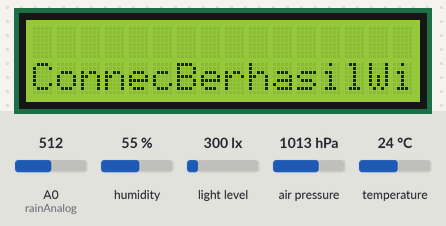
Bench run of a sketch on a simulated ESP8266 (NodeMCU). On the bench: 16×2 character LCD. Inputs (shaded band) come from the test bench; at power-on: humidity 55 %, air pressure 1013 hPa, A0 (rainAnalog) = 512, temperature 24 °C, light level 300 lx. WiFi joins after 1.5 s; servers stay silent unless stated; network time is answered at once with the bench clock; the local clock reads 2024-03-15 10:24:30 at power-on unless the sketch sets it; what the sketch prints to the serial monitor is not drawn.

Above: at 2.8 s.
2.9 s: humidity set to 22 %
At 12.3 s:
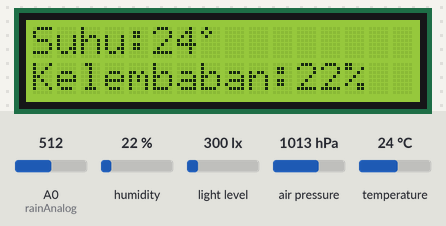
12.6 s: air pressure set to 952 hPa
At 21.4 s:
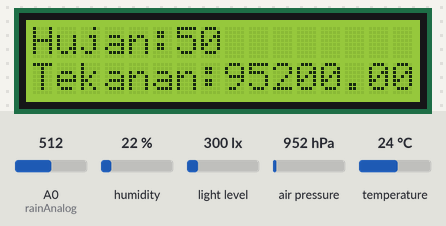
23.1 s: A0 (rainAnalog) set to 716
At 31.9 s:
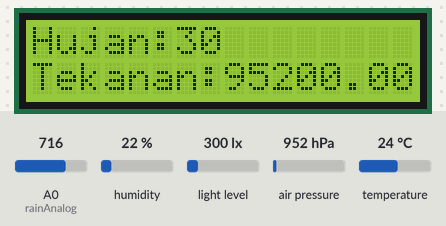
33.6 s: temperature set to 12 °C
At 42.9 s:
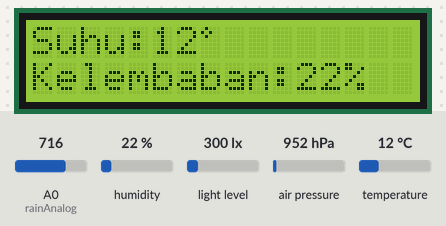
44.1 s: air pressure set to 975 hPa
At 52.9 s:
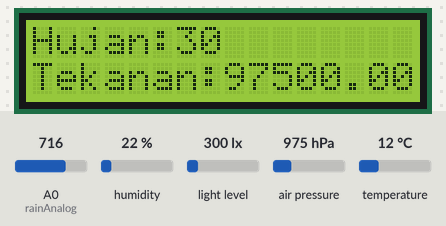
54.6 s: A0 (rainAnalog) set to 992
At 62.9 s:
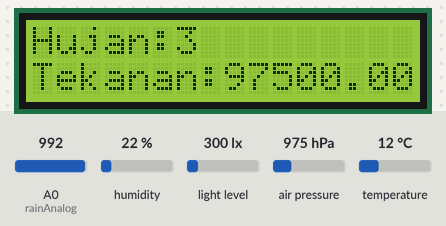
Timing chart, 0 to 64.4 s (numbered marks = the images above; inputs shaded):
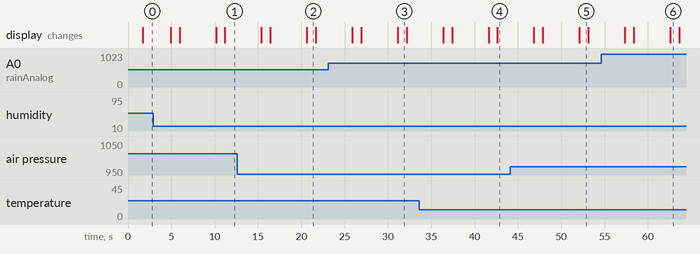

The sketch:

Mini_Wifi_copy_20230725141200.ino
```cpp
  #if defined(ESP32)
  #include <WiFi.h>
  #elif defined(ESP8266)
  #include <ESP8266WiFi.h>
  #endif
  #include <Firebase_ESP_Client.h>
  #include <addons/RTDBHelper.h>
  #include <addons/TokenHelper.h>
  #define WIFI_SSID "Mobile Comm L_2.4G"
  #define WIFI_PASSWORD "mobcommsukses"
  #define DATABASE_URL "iot-colabs-default-rtdb.asia-southeast1.firebasedatabase.app"
  #include <NTPClient.h>
  #include <WiFiUdp.h>

  const long utcOffsetInSeconds = 25200;
  WiFiUDP ntpUDP;
  NTPClient timeClient(ntpUDP, "id.pool.ntp.org", utcOffsetInSeconds);

  //Week Days
  String weekDays[7]={"Sunday", "Monday", "Tuesday", "Wednesday", "Thursday", "Friday", "Saturday"};

  //Month names
  String months[12]={"January", "February", "March", "April", "May", "June", "July", "August", "September", "October", "November", "December"};

  FirebaseData fbdo;

  FirebaseAuth auth;

  FirebaseConfig config;


  unsigned long dataMillis = 0;

  String localAddress = "Prototype";
  String currentDate;

  //for dht11
  #include "DHT.h"
  #define DHTPIN D4
  #define DHTTYPE DHT11
  DHT dht(DHTPIN, DHTTYPE);

  //for rainsensor
  #define rainAnalog A0

  //for bh1750
  #include <BH1750.h>

  //for bmp280
  #include <SPI.h>
  #include <Wire.h>
  #include <Adafruit_BMP280.h>
  #define BMP_SCK  (13)
  #define BMP_MISO (12)
  #define BMP_MOSI (11)
  #define BMP_CS   (10)

  //display
  #include <LiquidCrystal_I2C.h>

  LiquidCrystal_I2C lcd(0x27, 16, 2);
  BH1750 lightMeter;
  Adafruit_BMP280 bmp;

  String suhu, temp, rain, lux, prss, hari, jam;

  byte Cok[8] =
    {
    0b01000,
    0b10100,
    0b01000,
    0b00000,
    0b00000,
    0b00000,
    0b00000,
    0b00000
    };

void setup() {
    Serial.begin(9600);
    Wire.begin();
    dht.begin();
    lightMeter.begin();
    lcd.begin();
    lcd.backlight();

    lcd.createChar(0,Cok);

    pinMode(rainAnalog,INPUT);

    pinMode(DHTPIN, INPUT);

    bmp.begin(BMP280_ADDRESS_ALT, BMP280_CHIPID);

    bmp.setSampling(Adafruit_BMP280::MODE_NORMAL,     /* Operating Mode. */
                 Adafruit_BMP280::SAMPLING_X2,     /* Temp. oversampling */
                 Adafruit_BMP280::SAMPLING_X16,    /* Pressure oversampling */
                 Adafruit_BMP280::FILTER_X16,      /* Filtering. */
                 Adafruit_BMP280::STANDBY_MS_500);

  // conect to wifi and firebase
  WiFi.begin(WIFI_SSID, WIFI_PASSWORD);
    Serial.print("Connecting to Wi-Fi");
    while (WiFi.status() != WL_CONNECTED)
    {
        Serial.print(".");
        lcd.setCursor(0,1);
        lcd.print("Connecting to Wi-Fi");
        delay(300);
    }
    Serial.println();
    lcd.setCursor(6,2);
    lcd.print("Berhasil");
    Serial.print("Connected with IP: ");
    Serial.println(WiFi.localIP());
    Serial.println();

    timeClient.begin();

    Serial.printf("Firebase Client v%s\n\n", FIREBASE_CLIENT_VERSION);

    config.database_url = DATABASE_URL;

    config.signer.test_mode = true;
    Firebase.begin(&config, &auth);
    Firebase.reconnectWiFi(true);

}

void loop() {
    //Dht11
    byte Kelembaban = dht.readHumidity();
    byte Suhu = dht.readTemperature();

    //rainsensor
    unsigned sensor;
    sensor = ( 100.097 - ( (analogRead(rainAnalog)/1023.00) * 100.00 ) );
    byte Hujan = sensor;

    //cahaya BH170
    byte Cahaya = lightMeter.readLightLevel();

    //BMP280
    float Pressure;
    float pressure = (bmp.readPressure()); Pressure = pressure;

    //mengubah to string data
        suhu = String(Suhu);
        temp = String(Kelembaban);
        rain = String(Hujan);
        lux = String(Cahaya);
        prss = String(Pressure);

    // waktu
    timeClient.update();
    time_t epochTime = timeClient.getEpochTime();

    String waktu = timeClient.getFormattedTime();


    String weekDay = weekDays[timeClient.getDay()];

    struct tm *ptm = gmtime ((time_t *)&epochTime);

    int monthDay = ptm->tm_mday;

    int currentMonth = ptm->tm_mon+1;

    String currentMonthName = months[currentMonth-1];

    int currentYear = ptm->tm_year+1900;

    currentDate = String(weekDay) + "," + String(monthDay) + "-" + String(currentMonthName) + "-" + String(currentYear) + " " + String(waktu);
    jam = String(waktu);
    hari = String(weekDay) + "," + String(monthDay) + "-" + String(currentMonthName) + "-" + String(currentYear);

  connect();
    // //  Firebasegood
    //        if (millis() - dataMillis > 1000)
    // {
    //     dataMillis = millis();

    //     Serial.printf("Set int... %s\n", Firebase.RTDB.pushString(&fbdo, F("/Prototype/Hujan"), rain +" %") ? "ok" : fbdo.errorReason().c_str());
    //     Serial.printf("Set int... %s\n", Firebase.RTDB.pushString(&fbdo, F("/Prototype/Suhu"), suhu +" °C") ? "ok" : fbdo.errorReason().c_str());
    //     Serial.printf("Set int... %s\n", Firebase.RTDB.pushString(&fbdo, F("/Prototype/Humadity"), temp +" %") ? "ok" : fbdo.errorReason().c_str());
    //     Serial.printf("Set int... %s\n", Firebase.RTDB.pushString(&fbdo, F("/Prototype/Tingkat Cahaya"), lux +" %") ? "ok" : fbdo.errorReason().c_str());
    //     Serial.printf("Set int... %s\n", Firebase.RTDB.pushString(&fbdo, F("/Prototype/Tekanan"), prss +" nPa") ? "ok" : fbdo.errorReason().c_str());
    //     Serial.printf("Set int... %s\n", Firebase.RTDB.pushString(&fbdo, F("/Prototype/Tanggal"), hari) ? "ok" : fbdo.errorReason().c_str());
    //     Serial.printf("Set int... %s\n", Firebase.RTDB.pushString(&fbdo, F("/Prototype/Waktu"), jam) ? "ok" : fbdo.errorReason().c_str());

    //     }

    // Display
  lcd.clear();
  lcd.setCursor(0,0);
  lcd.print("Hujan:");
  lcd.setCursor(6,0);
  lcd.print(Hujan);
  lcd.setCursor(0,1);
  lcd.print("Cahaya:");
  lcd.setCursor(7,1);
  lcd.print(Cahaya);
  lcd.setCursor(0,2);
  lcd.print("Tekanan:");
  lcd.setCursor(8,2);
  lcd.print(Pressure);
  delay(1000);
  lcd.clear();

  lcd.setCursor(0,0);
  lcd.print("Suhu:");
  lcd.setCursor(5,0);
  lcd.print(Suhu);
  lcd.setCursor(7,0);
  lcd.write(0);
  lcd.setCursor(0,1);
  lcd.print("Kelembaban:");
  lcd.setCursor(11,1);
  lcd.print(Kelembaban);
  lcd.setCursor(13,1);
  lcd.print("%");
  delay(1000);

}

void connect(){

  FirebaseJson json;

json.add("Temperature", suhu);
json.add("Humadity", temp);
json.add("Hujan", rain);
json.add("Tingkat Cahaya", lux);
json.add("Tekanan Udara", prss);
json.add("Tanggal", hari);
json.add("Waktu", jam);

if (Firebase.RTDB.pushJSON(&fbdo, "/Prototype/test", &json)) {

  Serial.println(fbdo.dataPath());

  Serial.println(fbdo.pushName());

  Serial.println(fbdo.dataPath() + "/"+ fbdo.pushName());

} else {
  Serial.println(fbdo.errorReason());
}


 delay(3000);
}
```

Measured:
- after the input at 12.6 s, the display: first differs from a run without the input after 8.0 s (image 2)
- after the input at 23.1 s, the display: first differs from a run without the input after 8.0 s (image 3)
- after the input at 33.6 s, the display: first differs from a run without the input after 9.0 s (image 4)
- after the input at 44.1 s, the display: first differs from a run without the input after 8.0 s (image 5)
- after the input at 54.6 s, the display: first differs from a run without the input after 8.0 s (image 6)
- what the display in image 2 shows lasts 1.1 s, from 20.6 s to 21.7 s
